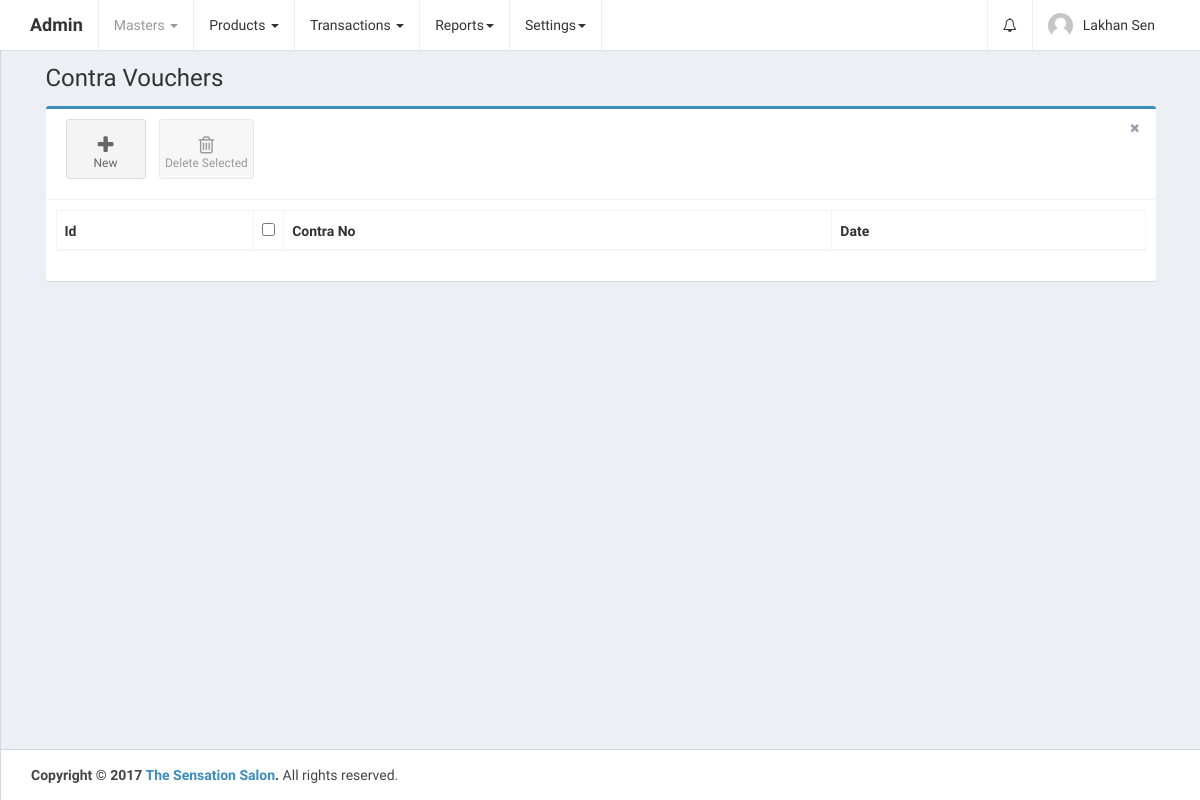
Page /home.php?controller=contra&action=getall (signed in) on the earlier database version.
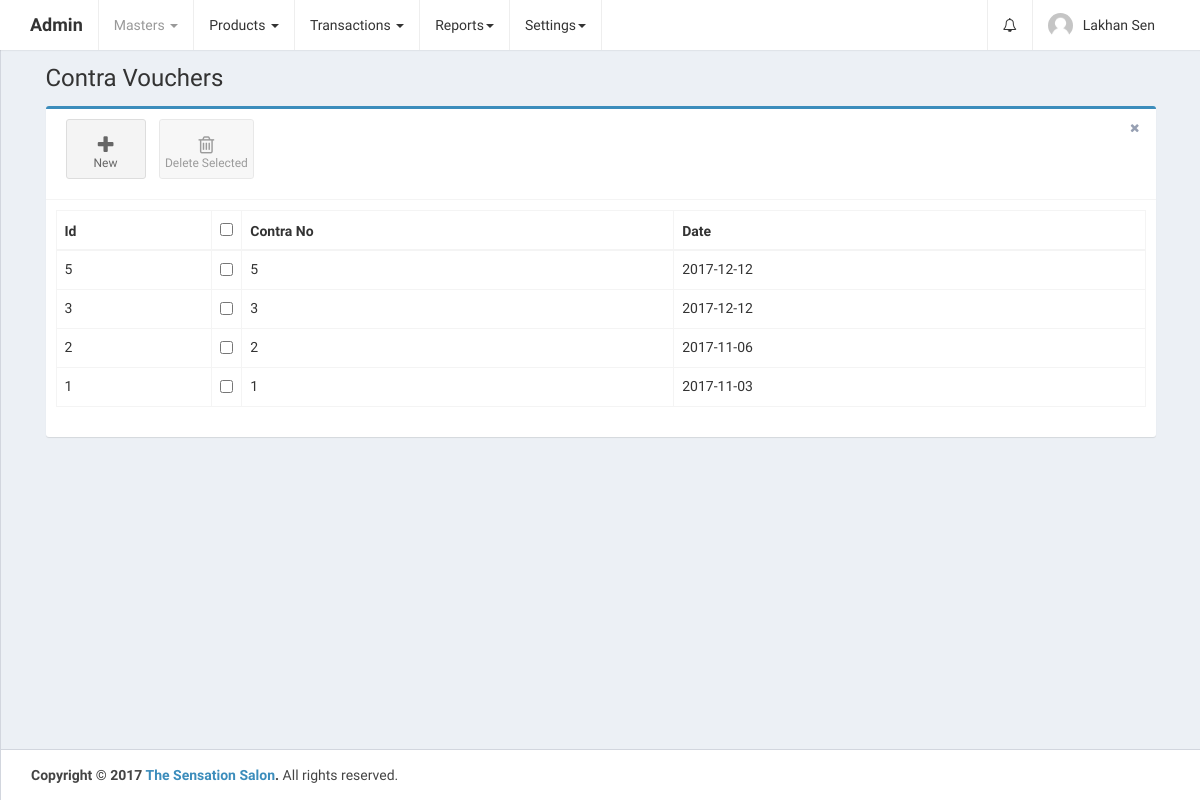
Same page on the later database version.
### tables this page shows
CREATE TABLE `contra_vouchers` (
  `id` int(11) UNSIGNED NOT NULL,
  `date` date DEFAULT NULL,
  `entry_data` longtext,
  `total_amount` double DEFAULT NULL,
  `narration` text,
  `created_at` datetime NOT NULL DEFAULT CURRENT_TIMESTAMP,
  `updated_at` datetime NOT NULL DEFAULT CURRENT_TIMESTAMP ON UPDATE CURRENT_TIMESTAMP
);

### controllers/ContraController.php (called while the page is built, shortened)
<?php
class ContraController {
    public $contraobj;
    public function __construct() {
        require_once 'models/Contra.php';
        $this->contraobj = new Contra();
    }
    public function getall() {
        $contra_vouchers = $this->contraobj->getall();
        require_once APP_DIR . '/views/layout.php';
    }
}
?>

### home.php (called while the page is built, shortened)
<?php
require_once 'config/database.php';
require_once 'config/routes.php';
?>

### config/Database.php (called while the page is built)
<?php
class Database {
    public function connect() {
        $conn = new mysqli('localhost', 'root', '', 'thesensationbeautycentre');
        if ($conn->connect_error) {
            die("Connection failed: " . $conn->connect_error);
        } else {
            return $conn;
        }
    }
}
?>

### models/Contra.php (called while the page is built, shortened)
<?php
class Contra {
    public $conn;
    public function __construct() {
        $db = new Database();
        $this->conn = $db->connect();
    }
    public function getall() {
        $contra_vouchers = $this->conn->query('SELECT * FROM contra_vouchers ORDER BY id DESC');
        return $contra_vouchers;
    }
}
?>

### views/contra_vouchers.php (the view, shortened to what this page needs)
<link rel="stylesheet" href="public/plugins/datatables/dataTables.bootstrap.css">
<div class="row">
    <div class="col-xs-12">
        <div class="box box-primary">
            <div class="box-header with-border">
                <a class="btn btn-app" href="?controller=contra&action=add">
                    <i class="fa fa-plus"></i> New
                </a>
                <button class="btn btn-app" id="delete_selected">
                    <i class="fa fa-trash-o"></i> Delete Selected
                </button>
                <div class="box-tools pull-right">
                    <button type="button" class="btn btn-box-tool" data-widget="remove"><i class="fa fa-times"></i></button>
                </div>
            </div>
            <div class="box-body">
                <div class="table-responsive">
                    <table id="contra_vouchers_table" class="table table-bordered table-hover" role="grid" aria-describedby="contra_vouchers_table_info">
                        <thead>
                            <tr>
                                <th>Id</th>
                                <th data-orderable="false" width="20px">
                                    <input type="checkbox" class="select-all">
                                </th>
                                <th>Contra No</th>
                                <th>Date</th>
                            </tr>
                        </thead>
                        <?php
                        if (isset($contra_vouchers)) {
                            if ($contra_vouchers->num_rows > 0) {
                                ?>
                                <tbody>
                                    <?php
                                    while ($contra_voucher = $contra_vouchers->fetch_assoc()) {
                                        ?>
                                        <tr id="tr_<?php echo $contra_voucher['id']; ?>">
                                            <td><?php echo $contra_voucher['id']; ?></td>
                                            <td><input type="checkbox" name="select_contra_vouchers[]" data-id="<?php echo $contra_voucher['id']; ?>"></td>
                                            <td><?php echo $contra_voucher['id']; ?></td>
                                            <td><?php echo $contra_voucher['date']; ?></td>
                                        </tr>
                                        <?php
                                    }
                                    ?>
                                </tbody>
                                <?php
                            }
                        }
                        ?>
                    </table>
                </div>
            </div>
        </div>
    </div>
</div>

Differences in the rows shown:
added contra_vouchers: id "5", date "2017-12-12"
added contra_vouchers: id "3", date "2017-12-12"
added contra_vouchers: id "2", date "2017-11-06"
added contra_vouchers: id "1", date "2017-11-03"
